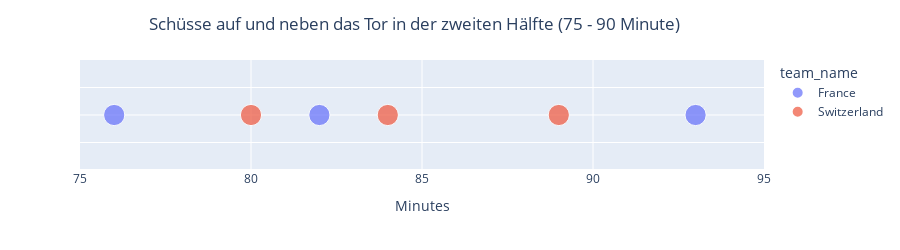

Notebook source saved alongside this figure:
### Markdown cell above
### Kontext

Die Schüsse waren in der zweiten Hälfte der zweiten Halbzeit deutlich ausgeglichener verteilt, was auch untenstehende Grafik zeigt. Vor allem in der Schlussphase haben die Schweizer nochmals Druck gemacht, was dann auch zum 3:3 Schlussstand führte.

### Code cell
# Shot Statistics by minute 2nd half - end

shots_second_end_line = events.query("type_name == 'Shot' and period == 2 and minute > 75")
shots_second_end_line = shots_second_end_line[["minute", "team_name"]]
shots_second_end_line["value"] = 1


fig = px.scatter(shots_second_end_line, x="minute", y="value",
                 size="value", color="team_name",
                 hover_name="team_name", size_max=15,
                 width=900, height=250)

fig.update_layout(
    title='Schüsse auf und neben das Tor in der zweiten Hälfte (75 - 90 Minute)',
    title_x=0.46,
    xaxis=dict(
        title='Minutes',
        gridcolor='white',
        gridwidth=1,
    ),
    yaxis=dict(
        title = '',
        gridwidth=1,
    ),
    #paper_bgcolor='rgb(243, 243, 243)',
    #plot_bgcolor='rgb(243, 243, 243)',
)

fig.update_yaxes(showticklabels=False, range=[0,2])
fig.update_xaxes(tickvals=[75,80,85,90,95], range=[75,95])

fig.show()

### Figure 1 — Plotly figure (JSON) as saved in the notebook; plotly's stock layout.template omitted (floating-point values rounded to 4 significant figures)
{"data": [{"hovertemplate": "<b>%{hovertext}</b><br><br>team_name=France<br>minute=%{x}<br>value=%{marker.size}<extra></extra>", "hovertext": ["France", "France", "France"], "legendgroup": "France", "marker": {"color": "#636efa", "size": [1, 1, 1], "sizemode": "area", "sizeref": 0.004444, "symbol": "circle"}, "mode": "markers", "name": "France", "orientation": "v", "showlegend": true, "type": "scatter", "x": [76, 82, 93], "xaxis": "x", "y": [1, 1, 1], "yaxis": "y"}, {"hovertemplate": "<b>%{hovertext}</b><br><br>team_name=Switzerland<br>minute=%{x}<br>value=%{marker.size}<extra></extra>", "hovertext": ["Switzerland", "Switzerland", "Switzerland"], "legendgroup": "Switzerland", "marker": {"color": "#EF553B", "size": [1, 1, 1], "sizemode": "area", "sizeref": 0.004444, "symbol": "circle"}, "mode": "markers", "name": "Switzerland", "orientation": "v", "showlegend": true, "type": "scatter", "x": [80, 84, 89], "xaxis": "x", "y": [1, 1, 1], "yaxis": "y"}], "layout": {"height": 250, "legend": {"itemsizing": "constant", "title": {"text": "team_name"}, "tracegroupgap": 0}, "margin": {"t": 60}, "title": {"text": "Schüsse auf und neben das Tor in der zweiten Hälfte (75 - 90 Minute)", "x": 0.46}, "width": 900, "xaxis": {"anchor": "y", "domain": [0, 1], "gridcolor": "white", "gridwidth": 1, "range": [75, 95], "tickvals": [75, 80, 85, 90, 95], "title": {"text": "Minutes"}}, "yaxis": {"anchor": "x", "domain": [0, 1], "gridwidth": 1, "range": [0, 2], "showticklabels": false, "title": {"text": ""}}}}
